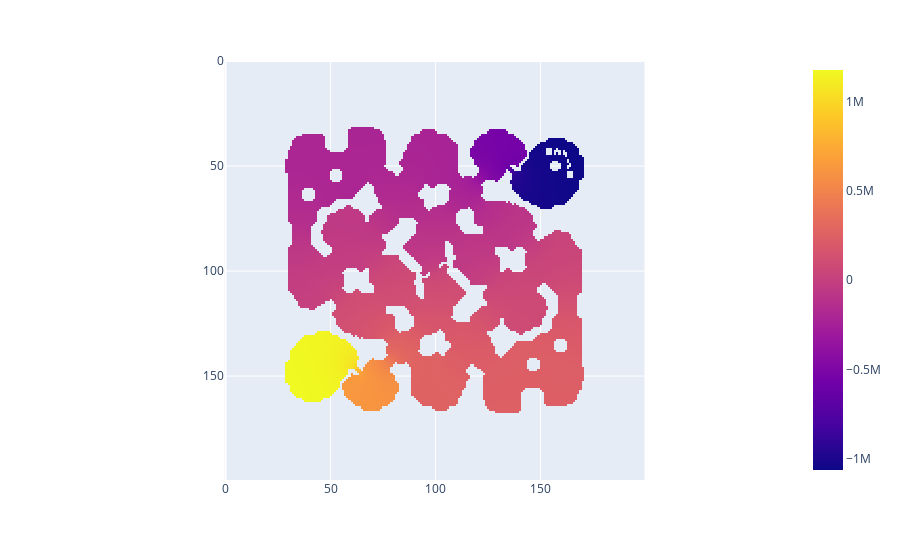

The code cell stored with this chart in its notebook:
### Code cell
x = np.zeros_like(b)
for i in range(100):
    x = mg_opt(x, f, b)
px.imshow(np.where(b, x, np.nan))

### Figure 1 — Plotly figure (JSON) as saved in the notebook; plotly's stock layout.template omitted (floating-point values rounded to 4 significant figures; data arrays with more than 128 entries replaced by an {"elided": "..."} marker saying what was removed)
{"data": [{"coloraxis": "coloraxis", "hovertemplate": "x: %{x}<br>y: %{y}<br>color: %{z}<extra></extra>", "name": "0", "type": "heatmap", "xaxis": "x", "yaxis": "y", "z": {"elided": "200x200 float values"}}], "layout": {"coloraxis": {"colorscale": [[0, "#0d0887"], [0.1111, "#46039f"], [0.2222, "#7201a8"], [0.3333, "#9c179e"], [0.4444, "#bd3786"], [0.5556, "#d8576b"], [0.6667, "#ed7953"], [0.7778, "#fb9f3a"], [0.8889, "#fdca26"], [1, "#f0f921"]]}, "margin": {"t": 60}, "xaxis": {"anchor": "y", "constrain": "domain", "domain": [0, 1], "scaleanchor": "y"}, "yaxis": {"anchor": "x", "autorange": "reversed", "constrain": "domain", "domain": [0, 1]}}}
